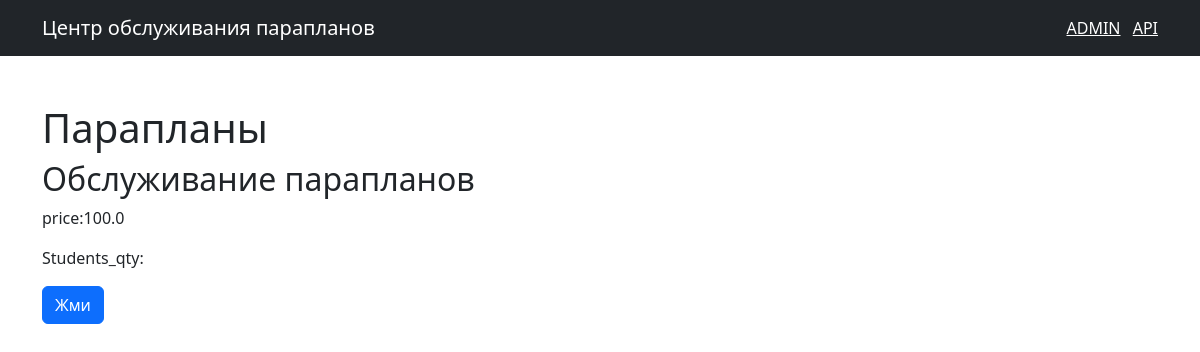
The page /1 on the database its author committed.
### shop/models.py (models this page shows, shortened)
class Course(models.Model):
    title = models.CharField(max_length=255)
    price = models.FloatField()
    students_qty = models.IntegerField()
    reviews_qty = models.IntegerField()
    category = models.ForeignKey(Category, on_delete=models.CASCADE)
    created_at = models.DateTimeField(default=timezone.now)

class Category(models.Model):
    title = models.CharField(max_length=300)
    created_at = models.DateTimeField(default=timezone.now)
    def __str__(self):
        return self.title

### shop/views.py (the view)
# urls.py: path('<int:course_id>', views.single_course, name='single_course'),
def single_course(request, course_id):
    course = get_object_or_404(Course, pk=course_id)
    return render(request, 'shop/single_course.html', {'course': course})

### templates/shop/single_course.html (shortened to what this page needs)
{% extends 'base.html' %}
{% block content %}
<h1 class="mt-5"> {{ course.title }} </h1>
<h2> {{ course.category }}</h2>
<p> price:{{ course.price }} </p>
<p> Students_qty:{{ course.students.qty }} </p>
<button class="btn btn-primary">Жми</button>
{% endblock %}

### rows shown on the page
Course: title "Парапланы", category "Обслуживание парапланов", price "100.0"
